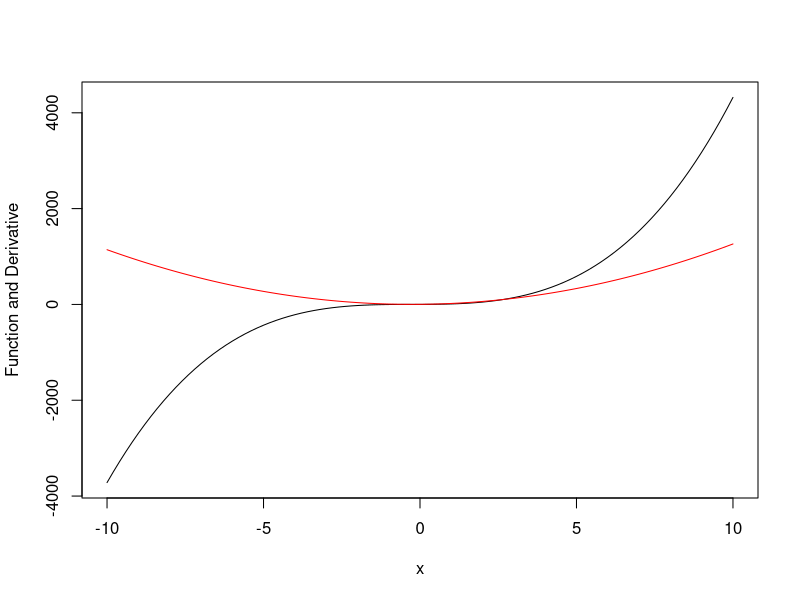

Source code (R):

f <- function(x) (4*x^3 + 3*x^2 + 2*x + 1)

df <- function(x) {}
body(df) <- D(body(f), 'x')

curve(f , -10, 10, ylab = "Function and Derivative")
curve(df, -10, 10, add = TRUE, col = "Red")
